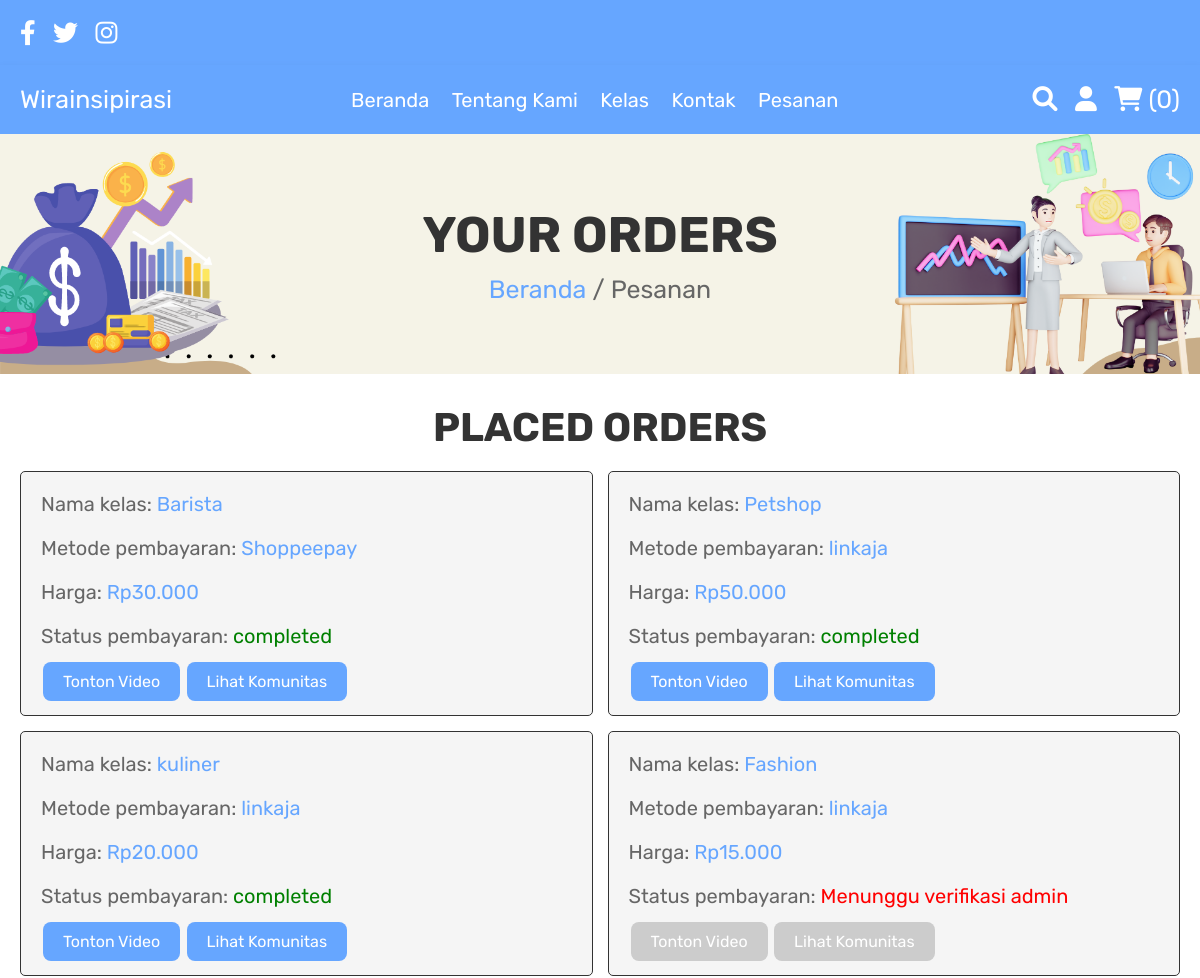
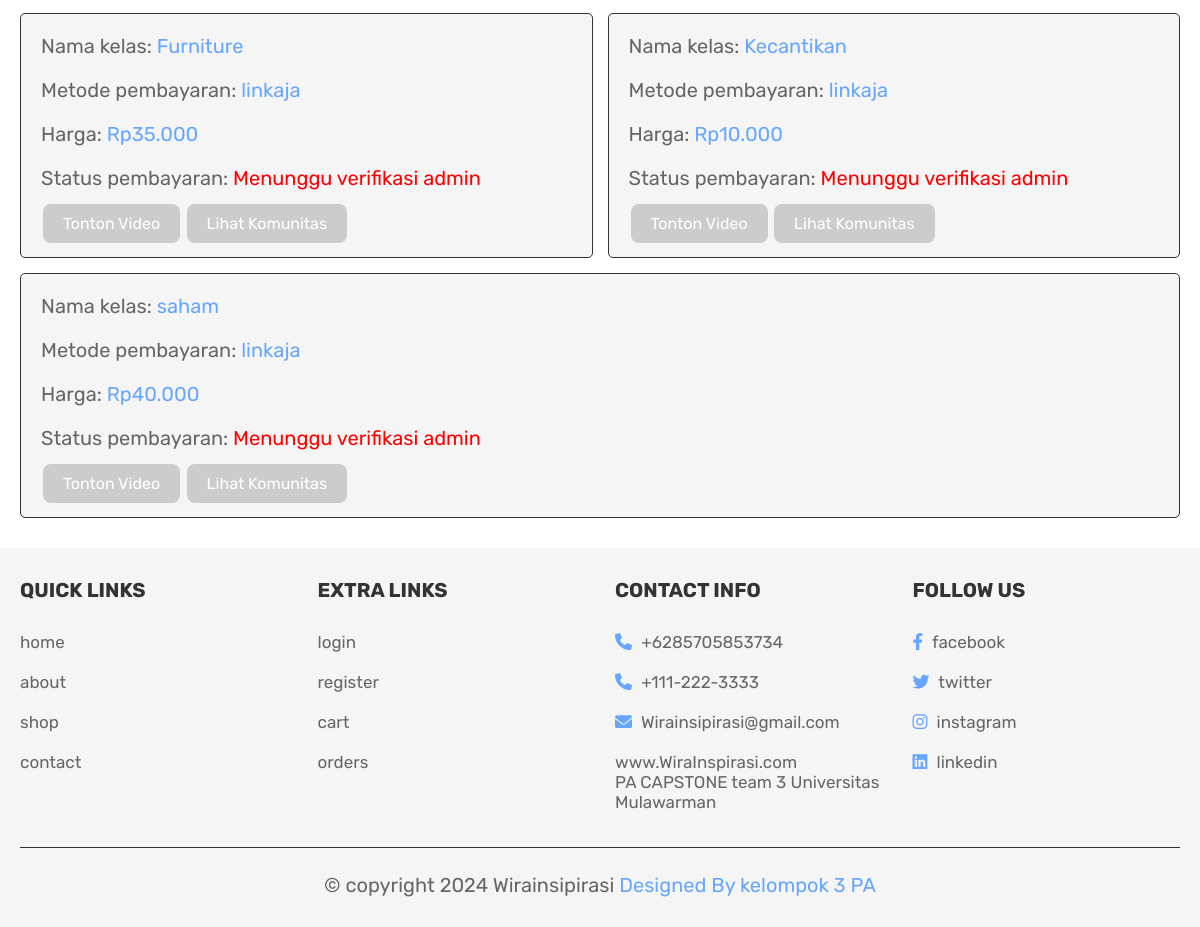
Page /orders.php (signed in) on the committed database (2 pictures, top to bottom).
### tables this page shows
CREATE TABLE `orders` (
  `order_id` int(11) NOT NULL,
  `user_id` int(11) DEFAULT NULL,
  `product_name` text DEFAULT NULL,
  `method` varchar(50) DEFAULT NULL,
  `city` varchar(100) DEFAULT NULL,
  `address` varchar(255) DEFAULT NULL,
  `total_price` int(100) DEFAULT NULL,
  `placed_on` varchar(20) NOT NULL,
  `payment_status` varchar(20) NOT NULL DEFAULT 'pending'
);

### orders.php (the view, shortened to what this page needs)
<?php
include 'config.php';
?>
<!DOCTYPE html>
<html lang="en">
<head>
   <link rel="stylesheet" href="https://cdnjs.cloudflare.com/ajax/libs/font-awesome/6.0.0/css/all.min.css">
   <link rel="stylesheet" href="css/style.css">
</head>
<body>
   <?php include 'header.php'; ?>
   <div class="heading">
      <h3>Your Orders</h3>
      <p><a href="home.php">Beranda</a> / Pesanan</p>
   </div>
   <section class="placed-orders">
      <h1 class="title">Placed Orders</h1>
      <div class="box-container">
         <?php
         $user_id = $_SESSION['user_id'];
         $order_query = mysqli_query($conn, "SELECT * FROM orders WHERE user_id = '$user_id'") or die('query failed');
         if (mysqli_num_rows($order_query) > 0) {
            while ($fetch_orders = mysqli_fetch_assoc($order_query)) {
               $total_price = $fetch_orders['total_price'];
               $product_name = preg_replace('/[^A-Za-z\s]/', '', $fetch_orders['product_name']);
               $payment_status = $fetch_orders['payment_status'];
               $video_url = null;
               $community_link = null;
               if ($payment_status == 'completed') {
                  $total_price_without_comma = str_replace(',', '', $total_price);
                  $product_query = mysqli_query($conn, "SELECT * FROM products WHERE price = '$total_price_without_comma'") or die('Query failed');
                  if (mysqli_num_rows($product_query) > 0) {
                     $product_row = mysqli_fetch_assoc($product_query);
                     $video_url = $product_row['lesson_video'];
                     $community_link = $product_row['link'];
                  }
               }
         ?>
               <div class="box">
                  <p>Nama kelas: <span><?php echo $product_name; ?></span></p>
                  <p>Metode pembayaran: <span><?php echo $fetch_orders['method']; ?></span></p>
                  <p>Harga: <span>Rp<?php echo $total_price; ?>.000</span></p>
                  <p>Status pembayaran: <span style="color:<?php echo $payment_status == 'pending' ? 'red' : 'green'; ?>"><?php echo $payment_status == 'pending' ? 'Menunggu verifikasi admin' : $payment_status; ?></span></p>
                  <button class="watch-video-btn" <?php echo $payment_status == 'pending' ? 'disabled' : ''; ?> data-video-url="<?php echo $video_url; ?>">Tonton Video</button>
                  <a href="<?php echo $community_link; ?>" class="watch-video-btn community-btn" <?php echo $payment_status == 'pending' ? 'disabled' : ''; ?>>Lihat Komunitas</a>
               </div>
         <?php
            }
         } else {
            echo '<p class="empty">Kamu belum ada melakukan pemesanan!</p>';
         }
         ?>
      </div>
   </section>
   <?php include 'footer.php'; ?>
</body>
</html>

### css/style.css (style rules this page uses)
:root { --blue:#40c4e9; --purple:#66a6ff; --red:#c0392b; --orange:#f39c12; --black:#333; --white:#fff; --Navy:#1556ef; --blu:#46adda; --light-color:#666; --light-white:#ccc; --light-bg:#f5f5f5; --border:.1rem solid var(--black); --box-shadow:0 .5rem 1rem rgba(0,0,0,.1); }
* { font-family: 'Rubik', sans-serif; margin:0; padding:0; box-sizing: border-box; outline: none; border:none; text-decoration: none; transition:all .2s linear; }
html { font-size: 62.5%; overflow-x: hidden; }
section { padding:3rem 2rem; }
.title { text-align: center; margin-bottom: 2rem; text-transform: uppercase; color:var(--black); font-size: 4rem; }
.title { text-align: center; margin-bottom: 2rem; text-transform: uppercase; color: var(--black); font-size: 4rem; }
.heading { min-height: 30vh; display: flex; flex-flow: column; align-items: center; justify-content: center; gap:1rem; background: url(../images/bgweb.png) no-repeat; background-size: cover; background-position: center; text-align: center; }
.heading h3 { font-size: 5rem; color:var(--black); text-transform: uppercase; }
.heading p { font-size: 2.5rem; color:var(--light-color); }
.heading p a { color:var(--purple); }
.placed-orders .box-container { max-width: 1200px; margin:0 auto; display:flex; flex-wrap: wrap; align-items: center; gap:1.5rem; }
.placed-orders .box-container .box { flex:1 1 40rem; border-radius: .5rem; padding:2rem; border:var(--border); background-color: var(--light-bg); padding:1rem 2rem; }
.placed-orders .box-container .box p { padding:1rem 0; font-size: 2rem; color:var(--light-color); }
.placed-orders .box-container .box p span { color:var(--purple); }

### orders.php (style rules this page uses)
.watch-video-btn { background-color: var(--purple); border: none; color: white; padding: 10px 20px; text-align: center; text-decoration: none; display: inline-block; font-size: 16px; margin: 4px 2px; cursor: pointer; border-radius: 8px; transition-duration: 0.4s; outline: none; }
.watch-video-btn[disabled] { background-color: #cccccc; cursor: not-allowed; }

### rows in the picture
orders: product_name "Barista", method "Shoppeepay", total_price "30", payment_status "completed"
orders: product_name "Petshop", method "linkaja", total_price "50", payment_status "completed"
orders: product_name "kuliner", method "linkaja", total_price "20", payment_status "completed"
orders: product_name "Fashion", method "linkaja", total_price "15", payment_status "Menunggu verifikasi admin"
orders: product_name "Furniture", method "linkaja", total_price "35", payment_status "Menunggu verifikasi admin"
orders: product_name "Kecantikan", method "linkaja", total_price "10", payment_status "Menunggu verifikasi admin"
orders: product_name "saham", method "linkaja", total_price "40", payment_status "Menunggu verifikasi admin"

### other values in the picture
$cart_rows_number "0"
